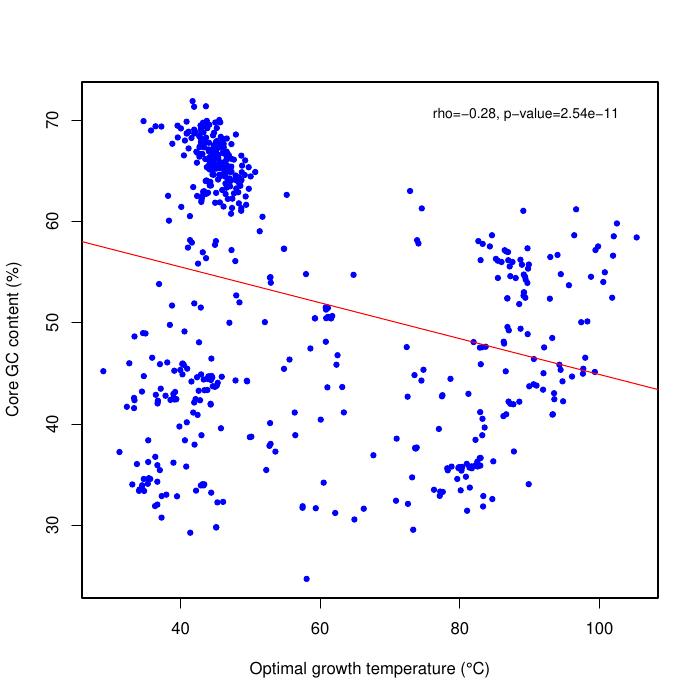

The script that saved this image:
#Figure 9

data1 <- read.csv("GC_all_prop.csv",header=T)
attach(data1)

Temp<-unlist(data1[2])
core.gc<-unlist(data1[5])

pdf("Fig9_Topt_Core_GC.pdf")
plot(Temp,core.gc,pch=19,cex=0.7,xlab="Optimal growth temperature (°C)",ylab="Core GC content (%)",col="blue") #Make a plot for this aswell - to show correlation/interaction

abline(lm(core.gc~Temp),col="red")

ct2 <-cor.test(Temp,core.gc)
ct2.p<-ct2$p.value
ct2.rho<-ct2$estimate

#Significant figures
ctrho2 <- signif(ct2.rho, digits =3)
ctp2 <- signif(ct2.p, digits =3)

txt2<-paste("rho=",ctrho2,", p-value=",ctp2,sep="")
mtext(txt2,side=3,adj=0.9,line=-2,cex=0.8)

cor.test(Temp,core.gc)

dev.off()



